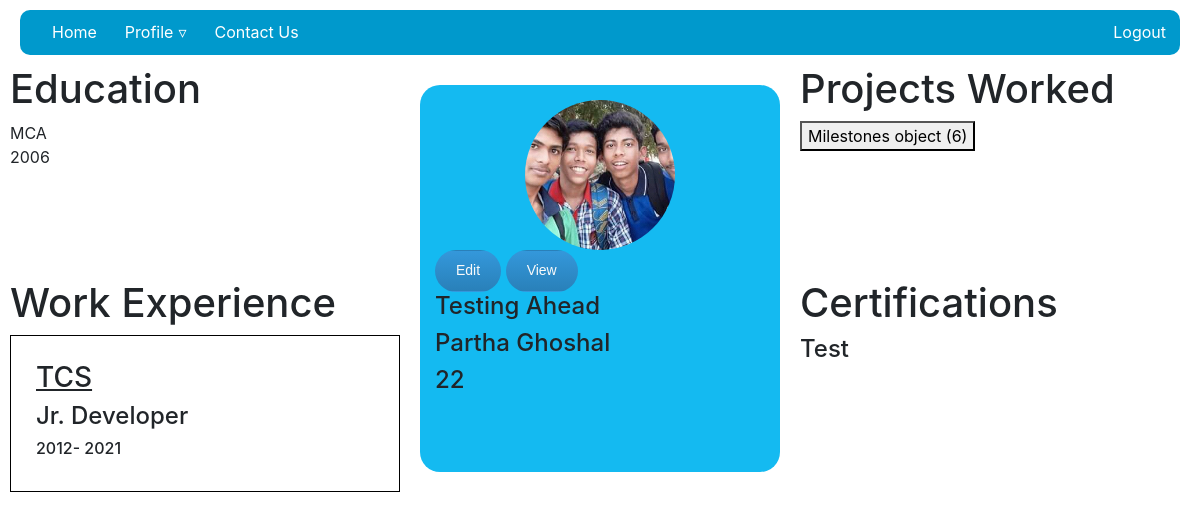
Screenshot of /profile/pradyumna/ (signed in) with the database file from the repository.
### prof_details/models.py (models this page shows)
class Academics(models.Model):
    profile = models.ForeignKey(Profile, on_delete=models.CASCADE)
    degree = models.CharField(max_length=50, null=True, blank=True)
    year_of_completion = models.IntegerField(choices=[(r,r) for r in range(1950,datetime.date.today().year+10)],
                                             default=datetime.date.today().year, null=True, blank=True)

class WorkExperiences(models.Model):
    user = models.ForeignKey(User, on_delete=models.CASCADE)
    organization_name = models.CharField(max_length=50, null=True, blank=True)
    designation = models.CharField(max_length=30, null=True, blank=True)
    year_joined = models.IntegerField(choices=[(r,r) for r in range(1950,datetime.date.today().year)],
                                             default=datetime.date.today().year-10, null=True, blank=True)
    year_left = models.IntegerField(choices=[(r,r) for r in range(1950,datetime.date.today().year)]+[(435464,'Present')],
                                             default=435464, null=True, blank=True)

class Profile(models.Model):
    user = models.OneToOneField(User, on_delete=models.CASCADE)
    headline = models.TextField(max_length=50, null=True, blank=True)
    avatar = models.ImageField(upload_to='avatar/', default='avatar.png')
    bio = models.TextField(max_length=500, null=True, blank=True)
    gender = models.CharField(choices=[('m','Male'),('f','Female')], max_length=1, null=True, blank=True)
    age = models.IntegerField(validators=[MinValueValidator(18),], null=True, blank=True)

class Certifications(models.Model):
    user = models.ForeignKey(User, on_delete=models.CASCADE)
    title =  models.CharField(max_length=20, null=True, blank=True)
    certifications = models.FileField(upload_to='certifications/' ,null=True, blank=True)

### base/models.py (models this page shows)
class User(AbstractUser):
    USERNAME_FIELD='username'
    def __str__(self):
        if super().first_name:
            return super().get_full_name()
        else:
            return super().username

class Milestones(models.Model):
    user = models.ForeignKey(User, on_delete=models.CASCADE)
    title =  models.CharField(max_length=20, null=True, blank=True)
    description = models.TextField(max_length=1000, null=True, blank=True)
    project_or_repository_link = models.URLField(null=True, blank=True)
    acknowledgement = models.ImageField(upload_to='acknowledment/', null=True, blank=True)
    project = models.ImageField(upload_to='project_images/', null=True, blank=True)

### prof_details/views.py (the view)
# urls.py: path('profile/<str:username>/', login_required(views.ProfileView.as_view(),login_url='login'), name='profile'),
class ProfileView(View):
    def get(self, request, *args, **kwargs):
        username = request.user.username
        page = 'ViewProfile'
        context = {'page':page}
        try:
            profile = Profile.objects.get(user=request.user)
            context.update({'profile': profile})
        except:
            messages.error(request,'Havent set up a profile yet')
        try:
            academics = Academics.objects.filter(profile=profile)
            context.update({'academics':academics})
        except:
            pass
        try:
            milestones = Milestones.objects.filter(user=request.user)
            context.update({'milestones':milestones})
        except:
            pass
        try:
            certif = Certifications.objects.filter(user=request.user).values()
            context.update({'certifications':certif})
        except:
            pass
        try:
            workex = WorkExperiences.objects.filter(user=request.user)
            context.update({'workexperience':workex})
        except:
            pass
        return render(request,'prof_details/profile.html', context)

### prof_details/templates/prof_details/profile.html (shortened to what this page needs)
{% extends 'main.html' %}
{% load crispy_forms_tags %}
{% block content %}
{% if page == 'edit' %}
    <div class="profile-edit">
        <div class="left">
            <div class="edit-form">
                <h1>Edit your Profile</h1>
                <img src="{{profile.avatar.url}}" width="120"/>
                <br>
                <form action="" method="POST" enctype='multipart/form-data'>
                    {% csrf_token %}
                    {{form|crispy}}
                    <input type="submit" value="Save" class="btn">
                    {% if request.GET.r != 'profile' %}
                        {% if form.instance.id %}
                            <a class="btn" href="{% url 'delete' form.instance.id %}?r={{r}}" style="background: red;">DELETE</a>
                        {% elif form.id %}
                            <a class="btn" href="{% url 'delete' form.id %}?r={{r}}" style="background: red;">DELETE</a>
                        {% endif %}
                    {% endif %}
                </form>
            </div>
        </div>
            <div class="right">
                <ul>
                    <li><a href="?r=profile">Profile</a></li>
                    <li><a href="{% url 'detail'  %}?r=certification&d=details">Certifications</a></li>
                    <li><a href="{% url 'detail'  %}?r=academics&d=details">Academics</a></li>
                    <li><a href="{% url 'detail'  %}?r=experience&d=details">Experience</a></li>
                    <li><a href="{% url 'detail'  %}?r=projects&d=details">Projects</a></li>
                    <li><a href="{% url 'detail'  %}?r=skills&d=details">Skills</a></li>
                    <li><a href="{% url 'detail'  %}?r=contacts&d=details">Contacts</a></li>
                </ul>
            </div>
    </div>
{% elif page == 'ViewProfile' %}
    <div class="profilecontainer">
        <div id="profile-left">
            <div>
                {% if academics %}
                    <h1>
                        Education
                    </h1>
                    {% for p in academics %}
                        {% if p is not None %}
                            {{p.degree}}
                            <br>
                        {% endif %}
                        {{p.year_of_completion}}
                    {% endfor %}
                {% endif %}
            </div>
            <div>
                {% if workexperience %}
                    <h1>Work Experience</h1>
                    <div class="work-block">
                            {% for w in workexperience %}
                                <u><h3>{{w.organization_name}}</h3></u>
                                <h4>{{w.designation}}</h4>
                                <h6>{{w.year_joined}}-
                                    {% if w.year_left == 435464  %}
                                        Present
                                    {% else %}
                                        {{w.year_left}}
                                    {% endif %}
                                </h6>
                            {% endfor %}
                    </div>
                {% endif %}
            </div>
        </div>
        <div class="profile">
                <img id="profile-avatar" src="{{profile.avatar.url}}" width="120"/>
                <a class="btn" href="{% url 'edit_spc_profile' profile.id %}?r=profile">Edit</a>
                <a class="btn" href="{% url 'view_profile'%}">View</a>
            <div class="profile-data">
                <h4 class="profile-data">{{profile.headline}}</h4>
                <h4 class="profile-data">{{profile.user}}</h4>
                <h4 class="profile-data">{{profile.age}}</h4>
            </div>
        </div>
        <div id="profile-right">
            <div>
                {% if milestones %}
                    <h1>Projects Worked</h1>
                    {% for m in milestones %}
                        <a href="{% url 'milestone' m.id %}">
                            <button>
                                {{m}}
                            </button>
                            <br>
                        </a>
                    {% endfor %}
                {% endif %}
            </div>
            <div>
                {% if certifications %}
                    <h1>Certifications</h1>
                    {% for cer in certifications %}
                        <h4>{{cer.title}}</h4>
                    {% endfor %}
                {% endif %}
            </div>
        </div>
    </div>
{% endif %}
{% endblock content %}

### static/style/main.css (style rules this page uses)
body { margin: 10px; }
.profile { display: block; margin-left: auto; margin-right: auto; width: 360px; background-color: #14baf1; border-radius: 20px; padding: 15px; margin: 20px; }
#profile-avatar { display: block; margin-left: auto; margin-right: auto; width: 150px; height: 150px; object-fit: cover; border-radius: 50%; border-width: 5px; }
.profilecontainer { display: grid; grid-template-columns: 1fr 1fr 1fr; }
#profile-right, #profile-left { display: grid; grid-template-rows: 1fr 1fr ; }
.work-block { display: block; border: 1px solid black; padding: 25px; width: auto; }
.btn { background: #3498db; background-image: -webkit-linear-gradient(top, #3498db, #2980b9); background-image: -moz-linear-gradient(top, #3498db, #2980b9); background-image: -ms-linear-gradient(top, #3498db, #2980b9); background-image: -o-linear-gradient(top, #3498db, #2980b9); background-image: linear-gradient(to bottom, #3498db, #2980b9); -webkit-border-radius: 26; -moz-border-radius: 26; border-radius: 26px; font-family: Arial; color: #fafafa; font-size: 14px; padding: 9px 20px 10px 20px; text-decoration: none; }

### rows the page displays
Academics: degree "MCA", year_of_completion "2006"
WorkExperiences: organization_name "TCS", designation "Jr. Developer", year_joined "2012", year_left "2021"
Profile: avatar (picture), headline "Testing Ahead", user "Partha Ghoshal", age "22"
Milestones: id "Milestones object (6)"
Certifications: title "Test"
